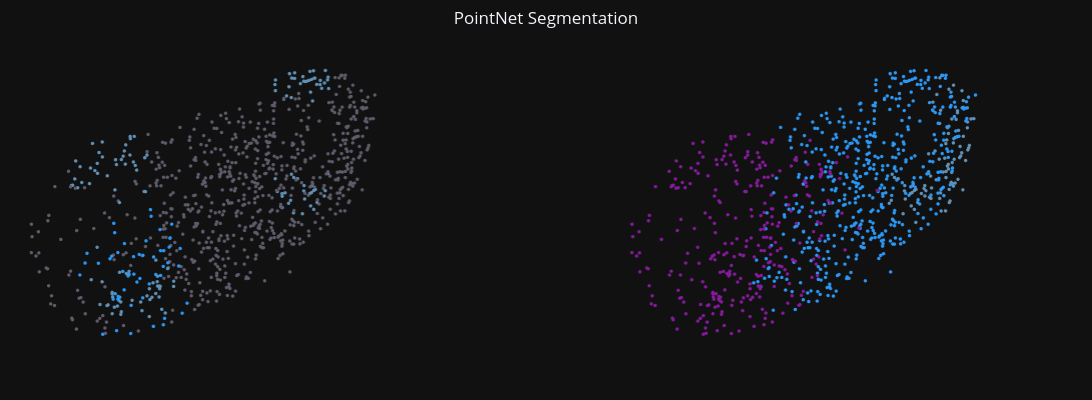

The notebook cell this image was saved under:
### Markdown cell above
## Test on individual items

### Code cell
# Random test sample
test_sample = test_set[np.random.choice(np.arange(len(test_set)))]
batch_dict = collate_fn([test_sample])

# Get model predictions
x = batch_dict['points'].transpose(1, 2).to(device)
model_preds, _ = dense_classifier(x)
pred_part_labels = torch.argmax(model_preds, axis=1).detach().cpu().numpy()[0]

points = test_sample['points']
part_labels = test_sample['seg_labels']


# plot results
fig = make_subplots(rows=1, cols=2, specs=[[{"type": "scatter3d"}, {"type": "scatter3d"}]], column_widths=[0.5, 0.5],
                    subplot_titles=('Part Labels', 'Part Predictions'))

# ground truth part labels
part_label_plots = plot_pc_data3d(x=points[:,0], y=points[:,1], z=points[:,2], apply_color_gradient=False, 
                                  color=get_color_strings(part_labels), marker_size=2)

# ground truth part labels
pred_part_label_plots = plot_pc_data3d(x=points[:,0], y=points[:,1], z=points[:,2], apply_color_gradient=False, 
                                  color=get_color_strings(pred_part_labels), marker_size=2)

fig.update_layout(template="plotly_dark", scene=PCD_SCENE, scene2=PCD_SCENE, height = 400, width = 1200,
                title='PointNet Segmentation', title_x=0.5, title_y=0.97, margin=dict(r=0, b=0, l=0, t=0))
fig.add_trace(part_label_plots, row=1, col=1)
fig.add_trace(pred_part_label_plots, row=1, col=2)
fig.show()

### Figure 1 — Plotly figure (JSON) as saved in the notebook; plotly's stock layout.template omitted (floating-point values rounded to 4 significant figures; data arrays with more than 128 entries replaced by an {"elided": "..."} marker saying what was removed)
{"data": [{"hoverinfo": "skip", "marker": {"color": {"elided": "1024 str values"}, "opacity": 1, "size": 2}, "mode": "markers", "scene": "scene", "showlegend": false, "type": "scatter3d", "x": {"elided": "1024 float values"}, "y": {"elided": "1024 float values"}, "z": {"elided": "1024 float values"}}, {"hoverinfo": "skip", "marker": {"color": {"elided": "1024 str values"}, "opacity": 1, "size": 2}, "mode": "markers", "scene": "scene2", "showlegend": false, "type": "scatter3d", "x": {"elided": "1024 float values"}, "y": {"elided": "1024 float values"}, "z": {"elided": "1024 float values"}}], "layout": {"annotations": [{"font": {"size": 16}, "showarrow": false, "text": "Part Labels", "x": 0.225, "xanchor": "center", "xref": "paper", "y": 1, "yanchor": "bottom", "yref": "paper"}, {"font": {"size": 16}, "showarrow": false, "text": "Part Predictions", "x": 0.775, "xanchor": "center", "xref": "paper", "y": 1, "yanchor": "bottom", "yref": "paper"}], "height": 400, "margin": {"b": 0, "l": 0, "r": 0, "t": 0}, "scene": {"aspectmode": "data", "domain": {"x": [0, 0.45], "y": [0, 1]}, "xaxis": {"visible": false}, "yaxis": {"visible": false}, "zaxis": {"visible": false}}, "scene2": {"aspectmode": "data", "domain": {"x": [0.55, 1], "y": [0, 1]}, "xaxis": {"visible": false}, "yaxis": {"visible": false}, "zaxis": {"visible": false}}, "title": {"text": "PointNet Segmentation", "x": 0.5, "y": 0.97}, "width": 1200}}
